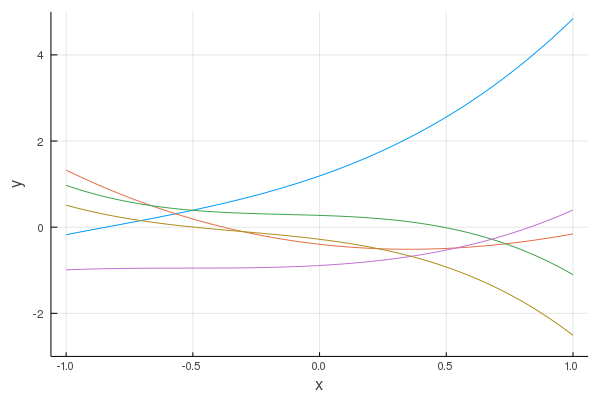

Recreate this plot in Julia.
using Plots
using LinearAlgebra
using Distributions
using Random

M = 4
m = zeros(M)
Λ= I(M)

mv = MvNormal(m, inv(Λ))

rep_num = 5

Random.seed!(123)
w_arr = rand(mv, rep_num)

function third_order_func(x, w_arr)
  feature = [1 x x^2 x^3]
  return dot(feature, w_arr)
end

x_arr = -1:0.01:1

plot(xlabel="x", ylabel="y", legend=false, ylim=(-3,5))
for i in 1:rep_num
  plot!(x_arr, third_order_func.(x_arr, Ref(w_arr[:,i])))
end

savefig("fig_3_06.png")
